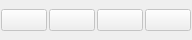
<?xml version="1.0" encoding="UTF-8"?>
<ui version="4.0">
 <class>ModeControlWidgetClass</class>
 <widget class="QWidget" name="ModeControlWidgetClass">
  <property name="geometry">
   <rect>
    <x>0</x>
    <y>0</y>
    <width>192</width>
    <height>40</height>
   </rect>
  </property>
  <property name="sizePolicy">
   <sizepolicy hsizetype="Preferred" vsizetype="Fixed">
    <horstretch>0</horstretch>
    <verstretch>0</verstretch>
   </sizepolicy>
  </property>
  <property name="minimumSize">
   <size>
    <width>0</width>
    <height>40</height>
   </size>
  </property>
  <property name="windowTitle">
   <string>ModeControlWidget</string>
  </property>
  <layout class="QHBoxLayout" name="horizontalLayout">
   <property name="spacing">
    <number>2</number>
   </property>
   <property name="leftMargin">
    <number>1</number>
   </property>
   <property name="topMargin">
    <number>0</number>
   </property>
   <property name="rightMargin">
    <number>1</number>
   </property>
   <property name="bottomMargin">
    <number>0</number>
   </property>
   <item>
    <widget class="QPushButton" name="standardButton">
     <property name="enabled">
      <bool>false</bool>
     </property>
     <property name="toolTip">
      <string>Standard Mode</string>
     </property>
     <property name="icon">
      <iconset resource="../../icons/QtWidgetsIcons.qrc">
       <normaloff>:/VatesSimpleGuiQtWidgets/icons/standard_view.png</normaloff>:/VatesSimpleGuiQtWidgets/icons/standard_view.png</iconset>
     </property>
     <property name="checkable">
      <bool>false</bool>
     </property>
    </widget>
   </item>
   <item>
    <widget class="QPushButton" name="multiSliceButton">
     <property name="enabled">
      <bool>false</bool>
     </property>
     <property name="toolTip">
      <string>MultiSlice Mode</string>
     </property>
     <property name="icon">
      <iconset resource="../../icons/QtWidgetsIcons.qrc">
       <normaloff>:/VatesSimpleGuiQtWidgets/icons/multislice_view.png</normaloff>:/VatesSimpleGuiQtWidgets/icons/multislice_view.png</iconset>
     </property>
    </widget>
   </item>
   <item>
    <widget class="QPushButton" name="threeSliceButton">
     <property name="enabled">
      <bool>false</bool>
     </property>
     <property name="toolTip">
      <string>Three Slice Mode</string>
     </property>
     <property name="whatsThis">
      <string/>
     </property>
     <property name="icon">
      <iconset resource="../../icons/QtWidgetsIcons.qrc">
       <normaloff>:/VatesSimpleGuiQtWidgets/icons/threeslice_view.png</normaloff>:/VatesSimpleGuiQtWidgets/icons/threeslice_view.png</iconset>
     </property>
    </widget>
   </item>
   <item>
    <widget class="QPushButton" name="splatterPlotButton">
     <property name="enabled">
      <bool>false</bool>
     </property>
     <property name="toolTip">
      <string>Scatter Plot Mode</string>
     </property>
     <property name="icon">
      <iconset resource="../../../../ParaviewPlugins/ParaViewFilters/SplatterPlot/SplatterPlot.qrc">
       <normaloff>:/Splatter.png</normaloff>:/Splatter.png</iconset>
     </property>
    </widget>
   </item>
  </layout>
 </widget>
 <layoutdefault spacing="6" margin="11"/>
 <resources>
  <include location="../../../../ParaviewPlugins/ParaViewFilters/SplatterPlot/SplatterPlot.qrc"/>
  <include location="../../icons/QtWidgetsIcons.qrc"/>
 </resources>
 <connections/>
</ui>
